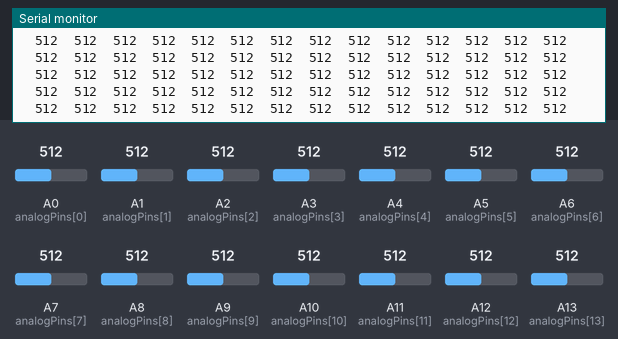
The sketch below on a simulated Arduino Mega 2560, built with avr-gcc and run on an emulated ATmega2560. Shown: the last lines printed to the serial monitor. The inputs (shaded band) are chosen by the test bench; at power-on: A0 (analogPins[0]) = 512, A1 (analogPins[1]) = 512, A2 (analogPins[2]) = 512, A3 (analogPins[3]) = 512, A4 (analogPins[4]) = 512, A5 (analogPins[5]) = 512, A6 (analogPins[6]) = 512, A7 (analogPins[7]) = 512, A8 (analogPins[8]) = 512, A9 (analogPins[9]) = 512, A10 (analogPins[10]) = 512, A11 (analogPins[11]) = 512, A12 (analogPins[12]) = 512, A13 (analogPins[13]) = 512.

Above: at 1.2 s.
1.3 s: A0 (analogPins[0]) set to 111
At 1.39 s:
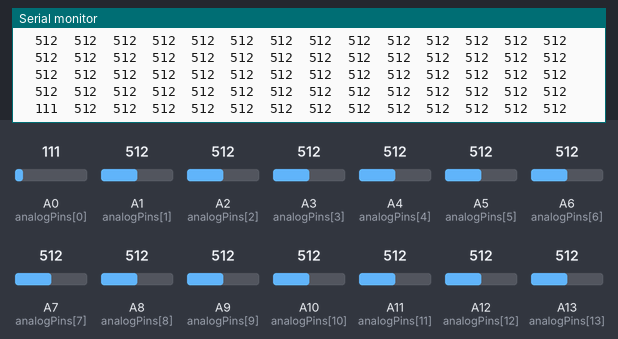
4.3 s: A0 (analogPins[0]) set to 93
At 4.35 s:
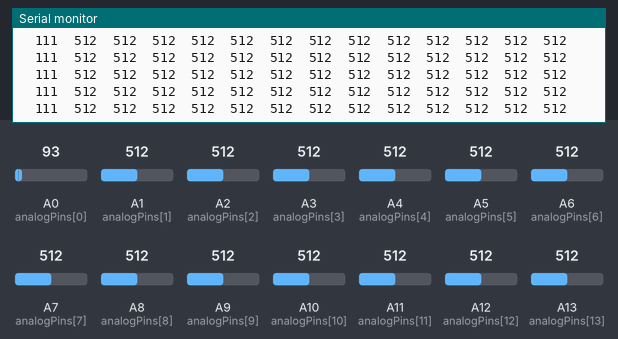
7.3 s: A1 (analogPins[1]) set to 104
At 7.31 s:
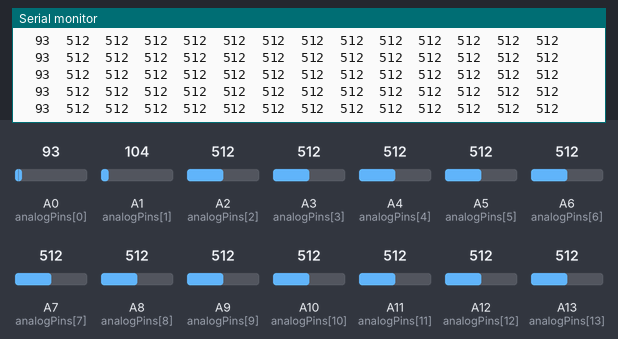
10.3 s: A1 (analogPins[1]) set to 95
At 10.34 s:
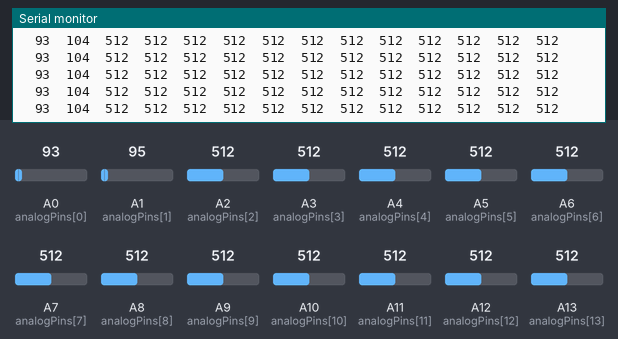
13.3 s: A2 (analogPins[2]) set to 109
At 13.31 s:
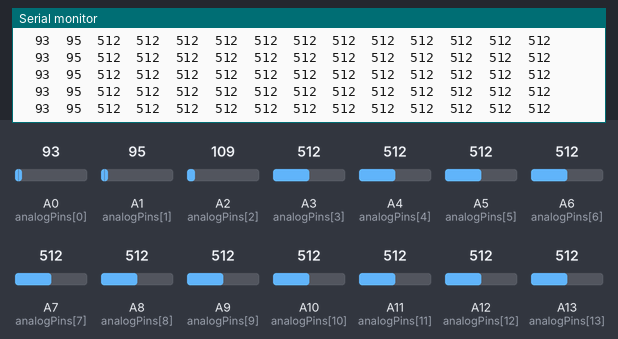
14.8 s: A2 (analogPins[2]) set to 88
At 14.82 s:
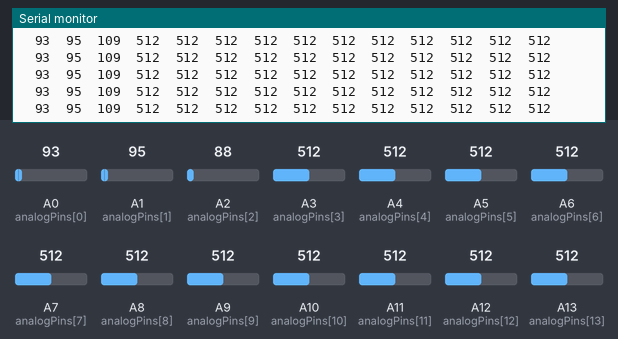
Timing chart, 0 to 17.8 s (numbered marks = the images above; inputs shaded):
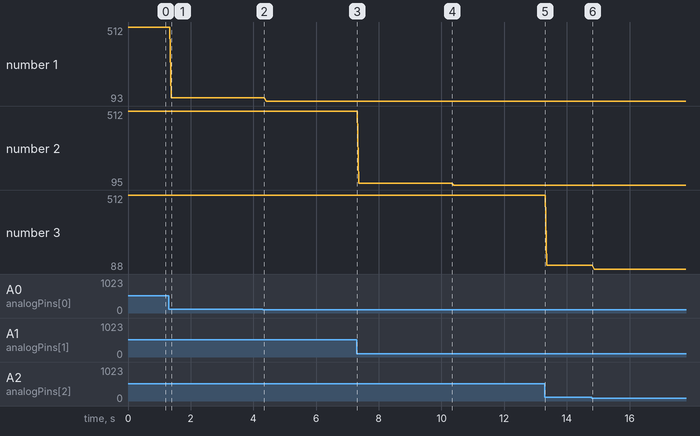

The sketch:

PTTest.ino
```cpp
int analogPins[14] = {A0, A1, A2, A3, A4, A5, A6, A7, A8, A9, A10, A11, A12, A13};

void setup() {
  // put your setup code here, to run once:
  Serial.begin(9600);
}

void loop() {
  // put your main code here, to run repeatedly:
  Serial.print("\t");
  for (int i = 0; i < 14; i++) {
    Serial.print(analogRead(analogPins[i]));
    Serial.print("\t");
  }
  Serial.print("\n");
}
```

Measured:
- after the input at 1.3 s, the serial monitor: prints a new line after 0.09 s (image 1)
- plotted number 1: 512 → 111 after the input at 1.3 s, 111 → 93 after the input at 4.3 s
- plotted number 2: 512 → 104 after the input at 7.3 s, 104 → 95 after the input at 10.3 s
- plotted number 3: 512 → 109 after the input at 13.3 s, 109 → 88 after the input at 14.8 s
